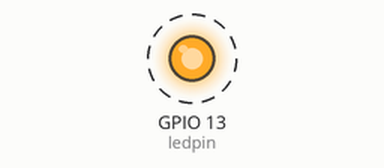
This sketch was run on a simulated ESP32. On the bench: output pins drawn as LEDs (lit = HIGH). Dashed ring = blinking. Nothing arrives over Bluetooth unless stated; a phone connects over Bluetooth LE 3 s after start; what the sketch prints to the serial monitor is not drawn.

Above: at 0.05 s.
Timing chart, 0 to 3.0 s (numbered marks = the images above):
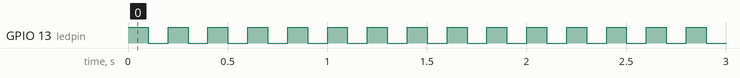

The sketch:

BLE_server_test.ino
```cpp
/*
    Based on Neil Kolban example for IDF: https://github.com/nkolban/esp32-snippets/blob/master/cpp_utils/tests/BLE%20Tests/SampleServer.cpp
    Ported to Arduino ESP32 by Evandro Copercini
*/

#include <BLEDevice.h>
#include <BLEUtils.h>
#include <BLEServer.h>

// See the following for generating UUIDs:
// https://www.uuidgenerator.net/

#define SERVICE_UUID        "0296b364-7a14-4865-90b4-1c92810e15c5"
#define CHARACTERISTIC_UUID "5c71f988-e7f7-11e7-80c1-9a214cf093ae"
int ledpin = 13;
void setup() {
  pinMode(ledpin, OUTPUT);
  digitalWrite(ledpin, HIGH);

  Serial.begin(115200);
  Serial.println("Starting BLE work!");


  BLEDevice::init("MyESP32");
  BLEServer *pServer = BLEDevice::createServer();
  BLEService *pService = pServer->createService(SERVICE_UUID);
  BLECharacteristic *pCharacteristic = pService->createCharacteristic(
                                         CHARACTERISTIC_UUID,
                                         BLECharacteristic::PROPERTY_READ |
                                         BLECharacteristic::PROPERTY_WRITE
                                       );

  pCharacteristic->setValue("Merry Christmas");
  pService->start();
  BLEAdvertising *pAdvertising = pServer->getAdvertising();
  pAdvertising->start();
  Serial.println("Characteristic defined! Now you can read it in your phone!");
}

void loop() {
  // put your main code here, to run repeatedly:
  digitalWrite(ledpin, HIGH);
  delay(100);
  digitalWrite(ledpin, LOW);
  delay(100);
}
```

Measured:
- by itself, GPIO 13 (ledpin): alternates HIGH for 0.10 s and LOW for 0.10 s
